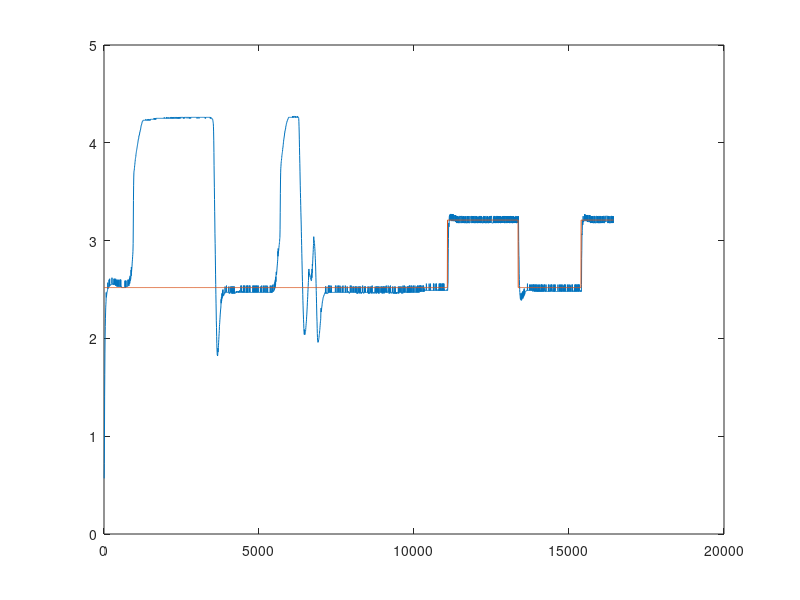

This figure's MATLAB source:
vec = [0.57
4055
2.52
0.57
4060
2.52
0.72
4065
2.52
1.00
4070
2.52
1.41
4075
2.52
1.63
4080
2.52
1.85
4085
2.52
2.00
4090
2.52
2.12
4096
2.52
2.20
4101
2.52
2.26
4106
2.52
2.32
4111
2.52
2.35
4116
2.52
2.38
4121
2.52
2.47
4126
2.52
2.42
4131
2.52
2.43
4136
2.52
2.45
4142
2.52
2.46
4147
2.52
2.47
4152
2.52
2.48
4157
2.52
2.48
4162
2.52
2.49
4167
2.52
2.50
4172
2.52
2.57
4177
2.52
2.51
4183
2.52
2.51
4188
2.52
2.52
4193
2.52
2.52
4198
2.52
2.53
4202
2.52
2.53
4208
2.52
2.53
4212
2.52
2.60
4218
2.52
2.53
4222
2.52
2.54
4229
2.52
2.54
4233
2.52
2.61
4238
2.52
2.54
4243
2.52
2.54
4248
2.52
2.54
4253
2.52
2.55
4258
2.52
2.55
4263
2.52
2.55
4269
2.52
2.55
4274
2.52
2.55
4279
2.52
2.55
4284
2.52
2.55
4289
2.52
2.55
4294
2.52
2.55
4299
2.52
2.56
4304
2.52
2.62
4310
2.52
2.62
4315
2.52
2.56
4319
2.52
2.56
4324
2.52
2.56
4329
2.52
2.56
4334
2.52
2.56
4339
2.52
2.55
4344
2.52
2.56
4349
2.52
2.55
4355
2.52
2.55
4360
2.52
2.55
4365
2.52
2.55
4370
2.52
2.61
4375
2.52
2.55
4380
2.52
2.55
4384
2.52
2.55
4389
2.52
2.61
4395
2.52
2.56
4400
2.52
2.55
4405
2.52
2.55
4410
2.52
2.55
4415
2.52
2.55
4420
2.52
2.54
4425
2.52
2.61
4430
2.52
2.60
4435
2.52
2.54
4441
2.52
2.54
4446
2.52
2.54
4451
2.52
2.54
4456
2.52
2.54
4461
2.52
2.60
4466
2.52
2.53
4471
2.52
2.53
4476
2.52
2.60
4482
2.52
2.59
4487
2.52
2.53
4492
2.52
2.53
4497
2.52
2.53
4502
2.52
2.53
4507
2.52
2.53
4512
2.52
2.53
4517
2.52
2.53
4523
2.52
2.60
4528
2.52
2.53
4533
2.52
2.53
4538
2.52
2.53
4543
2.52
2.53
4548
2.52
2.53
4553
2.52
2.53
4558
2.52
2.53
4563
2.52
2.60
4569
2.52
2.53
4574
2.52
2.53
4579
2.52
2.60
4584
2.52
2.53
4589
2.52
2.60
4594
2.52
2.60
4599
2.52
2.53
4604
2.52
2.53
4610
2.52
2.53
4615
2.52
2.53
4620
2.52
2.52
4625
2.52
2.52
4629
2.52
2.52
4634
2.52
2.52
4639
2.52
2.52
4644
2.52
2.52
4649
2.52
2.52
4655
2.52
2.52
4660
2.52
2.52
4665
2.52
2.52
4670
2.52
2.52
4675
2.52
2.52
4680
2.52
2.52
4684
2.52
2.52
4689
2.52
2.52
4695
2.52
2.52
4700
2.52
2.52
4705
2.52
2.52
4710
2.52
2.52
4715
2.52
2.52
4720
2.52
2.53
4725
2.52
2.59
4730
2.52
2.52
4736
2.52
2.52
4740
2.52
2.52
4745
2.52
2.59
4750
2.52
2.52
4755
2.52
2.53
4760
2.52
2.59
4765
2.52
2.53
4770
2.52
2.53
4775
2.52
2.53
4781
2.52
2.53
4786
2.52
2.53
4791
2.52
2.53
4795
2.52
2.53
4800
2.52
2.53
4805
2.52
2.53
4810
2.52
2.53
4815
2.52
2.53
4820
2.52
2.60
4826
2.52
2.54
4831
2.52
2.54
4836
2.52
2.54
4841
2.52
2.60
4846
2.52
2.54
4851
2.52
2.54
4856
2.52
2.54
4861
2.52
2.54
4867
2.52
2.55
4872
2.52
2.62
4877
2.52
2.56
4882
2.52
2.57
4887
2.52
2.57
4892
2.52
2.64
4897
2.52
2.59
4902
2.52
2.60
4908
2.52
2.60
4913
2.52
2.61
4918
2.52
2.62
4923
2.52
2.70
4928
2.52
2.64
4933
2.52
2.73
4938
2.52
2.68
4943
2.52
2.70
4948
2.52
2.72
4954
2.52
2.74
4959
2.52
2.77
4964
2.52
2.79
4969
2.52
2.81
4974
2.52
2.84
4979
2.52
2.86
4984
2.52
2.89
4989
2.52
2.97
4995
2.52
3.17
5000
2.52
3.41
5005
2.52
3.56
5010
2.52
3.65
5015
2.52
3.70
5020
2.52
3.71
5025
2.52
3.72
5030
2.52
3.74
5036
2.52
3.75
5040
2.52
3.77
5045
2.52
3.78
5050
2.52
3.80
5055
2.52
3.81
5060
2.52
3.83
5065
2.52
3.84
5070
2.52
3.85
5075
2.52
3.86
5081
2.52
3.88
5086
2.52
3.89
5091
2.52
3.90
5096
2.52
3.91
5100
2.52
3.92
5105
2.52
3.93
5110
2.52
3.94
5115
2.52
3.95
5121
2.52
3.96
5126
2.52
3.97
5131
2.52
3.98
5136
2.52
3.99
5141
2.52
4.00
5146
2.52
4.01
5151
2.52
4.02
5155
2.52
4.03
5160
2.52
4.04
5166
2.52
4.04
5171
2.52
4.05
5176
2.52
4.07
5181
2.52
4.07
5186
2.52
4.08
5191
2.52
4.08
5196
2.52
4.09
5201
2.52
4.10
5207
2.52
4.11
5211
2.52
4.11
5216
2.52
4.12
5221
2.52
4.13
5226
2.52
4.13
5231
2.52
4.14
5236
2.52
4.15
5241
2.52
4.16
5246
2.52
4.17
5252
2.52
4.18
5257
2.52
4.18
5262
2.52
4.19
5267
2.52
4.19
5272
2.52
4.20
5277
2.52
4.21
5282
2.52
4.21
5287
2.52
4.22
5293
2.52
4.22
5298
2.52
4.22
5303
2.52
4.22
5308
2.52
4.23
5313
2.52
4.23
5318
2.52
4.23
5323
2.52
4.23
5328
2.52
4.23
5334
2.52
4.23
5339
2.52
4.23
5344
2.52
4.23
5349
2.52
4.23
5354
2.52
4.23
5359
2.52
4.23
5364
2.52
4.23
5369
2.52
4.23
5374
2.52
4.23
5380
2.52
4.23
5385
2.52
4.23
5390
2.52
4.23
5395
2.52
4.24
5400
2.52
4.24
5405
2.52
4.23
5410
2.52
4.23
5415
2.52
4.23
5421
2.52
4.23
5426
2.52
4.23
5431
2.52
4.23
5436
2.52
4.23
5441
2.52
4.23
5446
2.52
4.24
5451
2.52
4.23
5456
2.52
4.23
5462
2.52
4.23
5466
2.52
4.23
5471
2.52
4.23
5476
2.52
4.24
5481
2.52
4.24
5486
2.52
4.23
5491
2.52
4.23
5496
2.52
4.24
5501
2.52
4.23
5507
2.52
4.23
5512
2.52
4.23
5517
2.52
4.23
5522
2.52
4.23
5527
2.52
4.23
5531
2.52
4.24
5536
2.52
4.23
5541
2.52
4.23
5547
2.52
4.24
5553
2.52
4.24
5557
2.52
4.24
5562
2.52
4.24
5567
2.52
4.24
5572
2.52
4.24
5577
2.52
4.24
5582
2.52
4.24
5587
2.52
4.24
5593
2.52
4.24
5599
2.52
4.24
5603
2.52
4.24
5609
2.52
4.24
5613
2.52
4.24
5619
2.52
4.24
5623
2.52
4.24
5628
2.52
4.24
5634
2.52
4.24
5639
2.52
4.24
5644
2.52
4.24
5649
2.52
4.24
5654
2.52
4.24
5659
2.52
4.25
5664
2.52
4.25
5669
2.52
4.24
5675
2.52
4.24
5680
2.52
4.25
5685
2.52
4.24
5690
2.52
4.25
5695
2.52
4.24
5700
2.52
4.24
5705
2.52
4.25
5710
2.52
4.24
5715
2.52
4.25
5721
2.52
4.25
5726
2.52
4.24
5731
2.52
4.25
5736
2.52
4.25
5741
2.52
4.25
5746
2.52
4.25
5751
2.52
4.25
5756
2.52
4.25
5762
2.52
4.25
5767
2.52
4.25
5772
2.52
4.25
5777
2.52
4.25
5781
2.52
4.25
5786
2.52
4.25
5791
2.52
4.25
5796
2.52
4.25
5801
2.52
4.25
5807
2.52
4.25
5812
2.52
4.25
5817
2.52
4.25
5822
2.52
4.25
5827
2.52
4.25
5832
2.52
4.25
5836
2.52
4.25
5841
2.52
4.25
5847
2.52
4.25
5852
2.52
4.25
5857
2.52
4.25
5862
2.52
4.25
5867
2.52
4.25
5872
2.52
4.25
5877
2.52
4.25
5882
2.52
4.25
5888
2.52
4.25
5893
2.52
4.25
5897
2.52
4.25
5902
2.52
4.25
5907
2.52
4.25
5912
2.52
4.25
5917
2.52
4.25
5922
2.52
4.25
5927
2.52
4.25
5933
2.52
4.25
5938
2.52
4.25
5943
2.52
4.25
5948
2.52
4.25
5953
2.52
4.25
5958
2.52
4.25
5963
2.52
4.25
5968
2.52
4.25
5974
2.52
4.25
5979
2.52
4.25
5984
2.52
4.25
5989
2.52
4.25
5994
2.52
4.26
5999
2.52
4.25
6004
2.52
4.25
6009
2.52
4.25
6014
2.52
4.25
6020
2.52
4.25
6025
2.52
4.25
6030
2.52
4.25
6035
2.52
4.25
6040
2.52
4.25
6045
2.52
4.25
6050
2.52
4.25
6055
2.52
4.25
6061
2.52
4.26
6066
2.52
4.25
6071
2.52
4.26
6076
2.52
4.26
6081
2.52
4.25
6086
2.52
4.25
6091
2.52
4.25
6096
2.52
4.25
6102
2.52
4.25
6107
2.52
4.25
6112
2.52
4.26
6117
2.52
4.25
6122
2.52
4.25
6127
2.52
4.25
6132
2.52
4.25
6137
2.52
4.25
6142
2.52
4.25
6148
2.52
4.26
6152
2.52
4.25
6157
2.52
4.25
6162
2.52
4.25
6167
2.52
4.25
6172
2.52
4.25
6177
2.52
4.25
6182
2.52
4.25
6188
2.52
4.25
6193
2.52
4.25
6198
2.52
4.26
6203
2.52
4.26
6208
2.52
4.25
6212
2.52
4.26
6217
2.52
4.25
6222
2.52
4.25
6227
2.52
4.25
6233
2.52
4.26
6238
2.52
4.26
6243
2.52
4.26
6248
2.52
4.25
6253
2.52
4.26
6258
2.52
4.25
6263
2.52
4.25
6268
2.52
4.25
6274
2.52
4.26
6279
2.52
4.25
6284
2.52
4.25
6289
2.52
4.26
6294
2.52
4.26
6299
2.52
4.25
6304
2.52
4.25
6309
2.52
4.26
6315
2.52
4.26
6320
2.52
4.26
6325
2.52
4.25
6330
2.52
4.25
6335
2.52
4.25
6340
2.52
4.25
6345
2.52
4.26
6350
2.52
4.26
6355
2.52
4.26
6361
2.52
4.25
6366
2.52
4.25
6371
2.52
4.25
6376
2.52
4.26
6381
2.52
4.25
6386
2.52
4.25
6391
2.52
4.26
6396
2.52
4.26
6402
2.52
4.26
6407
2.52
4.25
6412
2.52
4.25
6417
2.52
4.26
6422
2.52
4.25
6426
2.52
4.25
6432
2.52
4.25
6436
2.52
4.26
6443
2.52
4.26
6447
2.52
4.25
6452
2.52
4.26
6457
2.52
4.25
6462
2.52
4.26
6467
2.52
4.25
6472
2.52
4.26
6477
2.52
4.26
6482
2.52
4.26
6488
2.52
4.25
6493
2.52
4.26
6498
2.52
4.25
6503
2.52
4.26
6508
2.52
4.26
6512
2.52
4.26
6517
2.52
4.26
6522
2.52
4.26
6528
2.52
4.25
6533
2.52
4.26
6538
2.52
4.26
6543
2.52
4.26
6548
2.52
4.26
6553
2.52
4.26
6558
2.52
4.26
6562
2.52
4.26
6567
2.52
4.26
6573
2.52
4.26
6578
2.52
4.26
6583
2.52
4.26
6588
2.52
4.26
6593
2.52
4.26
6598
2.52
4.26
6603
2.52
4.25
6608
2.52
4.25
6614
2.52
4.26
6618
2.52
4.26
6623
2.52
4.25
6628
2.52
4.25
6633
2.52
4.26
6638
2.52
4.26
6643
2.52
4.26
6648
2.52
4.26
6653
2.52
4.25
6659
2.52
4.26
6664
2.52
4.26
6669
2.52
4.26
6673
2.52
4.26
6678
2.52
4.26
6683
2.52
4.26
6688
2.52
4.26
6693
2.52
4.26
6699
2.52
4.26
6704
2.52
4.26
6709
2.52
4.26
6714
2.52
4.26
6719
2.52
4.26
6724
2.52
4.26
6729
2.52
4.25
6734
2.52
4.26
6738
2.52
4.26
6744
2.52
4.26
6749
2.52
4.26
6754
2.52
4.26
6759
2.52
4.26
6764
2.52
4.26
6768
2.52
4.26
6773
2.52
4.26
6778
2.52
4.26
6784
2.52
4.26
6789
2.52
4.26
6793
2.52
4.25
6798
2.52
4.26
6803
2.52
4.25
6808
2.52
4.26
6812
2.52
4.26
6817
2.52
4.26
6822
2.52
4.26
6828
2.52
4.25
6833
2.52
4.26
6838
2.52
4.26
6842
2.52
4.26
6847
2.52
4.25
6852
2.52
4.26
6857
2.52
4.26
6862
2.52
4.26
6867
2.52
4.26
6873
2.52
4.26
6877
2.52
4.26
6882
2.52
4.26
6887
2.52
4.26
6892
2.52
4.26
6897
2.52
4.26
6902
2.52
4.26
6906
2.52
4.26
6912
2.52
4.26
6917
2.52
4.26
6922
2.52
4.26
6927
2.52
4.26
6932
2.52
4.26
6936
2.52
4.26
6941
2.52
4.26
6946
2.52
4.26
6951
2.52
4.26
6957
2.52
4.26
6962
2.52
4.26
6966
2.52
4.26
6971
2.52
4.26
6976
2.52
4.26
6981
2.52
4.26
6986
2.52
4.26
6991
2.52
4.26
6996
2.52
4.26
7001
2.52
4.26
7006
2.52
4.26
7011
2.52
4.26
7016
2.52
4.26
7021
2.52
4.26
7026
2.52
4.26
7030
2.52
4.26
7035
2.52
4.26
7041
2.52
4.26
7046
2.52
4.25
7051
2.52
4.26
7056
2.52
4.26
7061
2.52
4.26
7065
2.52
4.26
7070
2.52
4.26
7075
2.52
4.26
7080
2.52
4.25
7086
2.52
4.26
7090
2.52
4.26
7095
2.52
4.26
7100
2.52
4.26
7105
2.52
4.26
7110
2.52
4.26
7115
2.52
4.26
7119
2.52
4.25
7124
2.52
4.26
7130
2.52
4.26
7135
2.52
4.26
7140
2.52
4.26
7145
2.52
4.26
7150
2.52
4.26
7154
2.52
4.26
7159
2.52
4.26
7164
2.52
4.26
7170
2.52
4.26
7175
2.52
4.26
7180
2.52
4.26
7184
2.52
4.26
7189
2.52
4.26
7194
2.52
4.26
7199
2.52
4.26
7204
2.52
4.26
7208
2.52
4.26
7214
2.52
4.26
7219
2.52
4.26
7224
2.52
4.26
7228
2.52
4.26
7233
2.52
4.26
7238
2.52
4.26
7243
2.52
4.26
7248
2.52
4.26
7254
2.52
4.26
7258
2.52
4.26
7263
2.52
4.26
7268
2.52
4.26
7273
2.52
4.26
7278
2.52
4.26
7283
2.52
4.26
7287
2.52
4.26
7292
2.52
4.26
7298
2.52
4.26
7303
2.52
4.26
7308
2.52
4.26
7313
2.52
4.25
7318
2.52
4.26
7322
2.52
4.26
7327
2.52
4.25
7332
2.52
4.26
7337
2.52
4.26
7343
2.52
4.26
7348
2.52
4.26
7352
2.52
4.26
7357
2.52
4.26
7362
2.52
4.26
7367
2.52
4.26
7372
2.52
4.26
7377
2.52
4.26
7383
2.52
4.26
7387
2.52
4.26
7392
2.52
4.26
7397
2.52
4.26
7402
2.52
4.26
7407
2.52
4.26
7412
2.52
4.26
7416
2.52
4.26
7421
2.52
4.26
7427
2.52
4.26
7432
2.52
4.26
7437
2.52
4.26
7442
2.52
4.26
7446
2.52
4.26
7451
2.52
4.26
7456
2.52
4.26
7461
2.52
4.26
7467
2.52
4.26
7472
2.52
4.26
7476
2.52
4.25
7481
2.52
4.26
7486
2.52
4.25
7491
2.52
4.26
7496
2.52
4.26
7501
2.52
4.26
7505
2.52
4.25
7511
2.52
4.25
7516
2.52
4.25
7521
2.52
4.25
7526
2.52
4.25
7531
2.52
4.25
7536
2.52
4.25
7540
2.52
4.24
7545
2.52
4.24
7550
2.52
4.24
7556
2.52
4.24
7561
2.52
4.23
7566
2.52
4.22
7570
2.52
4.21
7575
2.52
4.20
7580
2.52
4.17
7585
2.52
4.12
7590
2.52
4.02
7596
2.52
3.90
7601
2.52
3.77
7605
2.52
3.65
7610
2.52
3.54
7615
2.52
3.42
7620
2.52
3.30
7625
2.52
3.19
7630
2.52
3.07
7634
2.52
2.97
7640
2.52
2.86
7645
2.52
2.75
7650
2.52
2.65
7654
2.52
2.55
7659
2.52
2.45
7664
2.52
2.36
7669
2.52
2.27
7674
2.52
2.18
7678
2.52
2.11
7684
2.52
2.02
7689
2.52
1.95
7694
2.52
1.89
7699
2.52
1.86
7704
2.52
1.83
7708
2.52
1.83
7713
2.52
1.82
7718
2.52
1.83
7724
2.52
1.90
7729
2.52
1.86
7734
2.52
1.88
7739
2.52
1.91
7743
2.52
1.93
7748
2.52
1.96
7753
2.52
1.99
7758
2.52
2.02
7763
2.52
2.05
7769
2.52
2.08
7774
2.52
2.12
7778
2.52
2.14
7783
2.52
2.16
7788
2.52
2.19
7793
2.52
2.21
7798
2.52
2.24
7803
2.52
2.26
7808
2.52
2.28
7813
2.52
2.30
7818
2.52
2.31
7823
2.52
2.34
7828
2.52
2.40
7833
2.52
2.36
7837
2.52
2.42
7842
2.52
2.38
7847
2.52
2.39
7853
2.52
2.46
7858
2.52
2.41
7863
2.52
2.41
7867
2.52
2.42
7872
2.52
2.48
7877
2.52
2.49
7882
2.52
2.43
7887
2.52
2.50
7892
2.52
2.44
7897
2.52
2.44
7902
2.52
2.45
7907
2.52
2.44
7912
2.52
2.44
7917
2.52
2.44
7921
2.52
2.45
7926
2.52
2.45
7931
2.52
2.46
7937
2.52
2.46
7942
2.52
2.47
7947
2.52
2.46
7952
2.52
2.47
7956
2.52
2.53
7961
2.52
2.47
7966
2.52
2.47
7971
2.52
2.47
7976
2.52
2.47
7981
2.52
2.47
7986
2.52
2.47
7991
2.52
2.47
7996
2.52
2.48
8001
2.52
2.54
8006
2.52
2.50
8010
2.52
2.47
8015
2.52
2.47
8020
2.52
2.47
8026
2.52
2.47
8031
2.52
2.47
8035
2.52
2.47
8040
2.52
2.47
8045
2.52
2.47
8050
2.52
2.47
8054
2.52
2.47
8059
2.52
2.47
8065
2.52
2.47
8070
2.52
2.47
8075
2.52
2.53
8080
2.52
2.48
8084
2.52
2.47
8089
2.52
2.46
8094
2.52
2.47
8099
2.52
2.47
8104
2.52
2.47
8110
2.52
2.46
8114
2.52
2.47
8119
2.52
2.47
8124
2.52
2.53
8129
2.52
2.47
8134
2.52
2.47
8138
2.52
2.47
8143
2.52
2.47
8148
2.52
2.47
8154
2.52
2.53
8159
2.52
2.53
8164
2.52
2.47
8169
2.52
2.46
8173
2.52
2.47
8178
2.52
2.53
8183
2.52
2.46
8188
2.52
2.46
8194
2.52
2.53
8198
2.52
2.46
8203
2.52
2.46
8208
2.52
2.46
8213
2.52
2.53
8218
2.52
2.53
8223
2.52
2.46
8227
2.52
2.46
8232
2.52
2.47
8238
2.52
2.53
8243
2.52
2.46
8248
2.52
2.46
8253
2.52
2.53
8257
2.52
2.46
8262
2.52
2.46
8267
2.52
2.46
8272
2.52
2.46
8278
2.52
2.46
8283
2.52
2.46
8288
2.52
2.47
8292
2.52
2.47
8297
2.52
2.47
8302
2.52
2.47
8307
2.52
2.47
8312
2.52
2.48
8316
2.52
2.48
8322
2.52
2.47
8327
2.52
2.48
8332
2.52
2.47
8337
2.52
2.48
8342
2.52
2.48
8346
2.52
2.47
8351
2.52
2.48
8356
2.52
2.48
8361
2.52
2.48
8367
2.52
2.48
8371
2.52
2.48
8376
2.52
2.48
8381
2.52
2.47
8386
2.52
2.47
8391
2.52
2.48
8395
2.52
2.47
8400
2.52
2.48
8406
2.52
2.47
8411
2.52
2.47
8415
2.52
2.47
8420
2.52
2.49
8425
2.52
2.48
8430
2.52
2.48
8435
2.52
2.47
8439
2.52
2.47
8444
2.52
2.47
8450
2.52
2.47
8455
2.52
2.47
8460
2.52
2.47
8465
2.52
2.54
8469
2.52
2.48
8474
2.52
2.48
8479
2.52
2.47
8484
2.52
2.47
8489
2.52
2.54
8495
2.52
2.48
8499
2.52
2.48
8504
2.52
2.47
8509
2.52
2.47
8514
2.52
2.47
8519
2.52
2.48
8524
2.52
2.47
8528
2.52
2.47
8534
2.52
2.47
8539
2.52
2.47
8544
2.52
2.47
8549
2.52
2.47
8554
2.52
2.54
8558
2.52
2.47
8563
2.52
2.51
8568
2.52
2.54
8573
2.52
2.47
8579
2.52
2.47
8584
2.52
2.47
8588
2.52
2.47
8593
2.52
2.54
8598
2.52
2.47
8603
2.52
2.47
8608
2.52
2.47
8612
2.52
2.47
8617
2.52
2.47
8623
2.52
2.47
8628
2.52
2.47
8633
2.52
2.47
8638
2.52
2.47
8642
2.52
2.48
8647
2.52
2.47
8652
2.52
2.54
8657
2.52
2.47
8663
2.52
2.47
8668
2.52
2.47
8672
2.52
2.54
8677
2.52
2.47
8682
2.52
2.47
8687
2.52
2.54
8692
2.52
2.47
8697
2.52
2.47
8701
2.52
2.47
8707
2.52
2.47
8712
2.52
2.47
8717
2.52
2.47
8721
2.52
2.47
8726
2.52
2.47
8731
2.52
2.54
8736
2.52
2.54
8741
2.52
2.52
8745
2.52
2.47
8751
2.52
2.47
8756
2.52
2.54
8761
2.52
2.54
8766
2.52
2.47
8770
2.52
2.47
8775
2.52
2.47
8780
2.52
2.47
8785
2.52
2.47
8791
2.52
2.47
8796
2.52
2.47
8800
2.52
2.47
8805
2.52
2.47
8810
2.52
2.47
8815
2.52
2.47
8820
2.52
2.47
8825
2.52
2.47
8829
2.52
2.47
8835
2.52
2.47
8840
2.52
2.47
8845
2.52
2.47
8850
2.52
2.54
8855
2.52
2.47
8859
2.52
2.47
8864
2.52
2.47
8869
2.52
2.47
8875
2.52
2.54
8880
2.52
2.47
8885
2.52
2.47
8889
2.52
2.47
8894
2.52
2.47
8899
2.52
2.47
8904
2.52
2.47
8909
2.52
2.54
8914
2.52
2.47
8919
2.52
2.47
8924
2.52
2.47
8929
2.52
2.47
8934
2.52
2.54
8939
2.52
2.47
8943
2.52
2.47
8948
2.52
2.47
8953
2.52
2.47
8958
2.52
2.47
8964
2.52
2.47
8969
2.52
2.54
8973
2.52
2.47
8978
2.52
2.47
8983
2.52
2.47
8988
2.52
2.47
8993
2.52
2.54
8998
2.52
2.47
9003
2.52
2.47
9008
2.52
2.47
9013
2.52
2.47
9018
2.52
2.47
9023
2.52
2.53
9028
2.52
2.54
9032
2.52
2.47
9037
2.52
2.47
9042
2.52
2.47
9048
2.52
2.47
9053
2.52
2.47
9057
2.52
2.47
9062
2.52
2.47
9067
2.52
2.47
9072
2.52
2.47
9076
2.52
2.47
9081
2.52
2.47
9086
2.52
2.47
9092
2.52
2.47
9097
2.52
2.53
9101
2.52
2.47
9106
2.52
2.47
9111
2.52
2.47
9116
2.52
2.47
9121
2.52
2.47
9126
2.52
2.47
9131
2.52
2.47
9136
2.52
2.54
9141
2.52
2.47
9146
2.52
2.47
9151
2.52
2.47
9156
2.52
2.47
9160
2.52
2.47
9165
2.52
2.47
9170
2.52
2.47
9176
2.52
2.47
9181
2.52
2.47
9185
2.52
2.47
9190
2.52
2.54
9195
2.52
2.47
9200
2.52
2.47
9205
2.52
2.47
9210
2.52
2.47
9214
2.52
2.47
9220
2.52
2.47
9225
2.52
2.47
9230
2.52
2.47
9235
2.52
2.53
9240
2.52
2.54
9244
2.52
2.47
9249
2.52
2.47
9254
2.52
2.47
9260
2.52
2.47
9265
2.52
2.47
9270
2.52
2.47
9274
2.52
2.54
9279
2.52
2.47
9284
2.52
2.47
9289
2.52
2.47
9294
2.52
2.47
9299
2.52
2.47
9304
2.52
2.47
9309
2.52
2.54
9314
2.52
2.47
9319
2.52
2.47
9324
2.52
2.47
9329
2.52
2.53
9333
2.52
2.47
9338
2.52
2.47
9344
2.52
2.47
9349
2.52
2.47
9354
2.52
2.47
9358
2.52
2.47
9363
2.52
2.47
9368
2.52
2.47
9373
2.52
2.47
9378
2.52
2.47
9383
2.52
2.47
9388
2.52
2.47
9393
2.52
2.47
9398
2.52
2.47
9403
2.52
2.47
9408
2.52
2.47
9412
2.52
2.54
9417
2.52
2.47
9422
2.52
2.47
9427
2.52
2.47
9432
2.52
2.48
9437
2.52
2.47
9442
2.52
2.54
9447
2.52
2.47
9452
2.52
2.47
9457
2.52
2.48
9461
2.52
2.47
9466
2.52
2.48
9472
2.52
2.47
9477
2.52
2.47
9482
2.52
2.48
9486
2.52
2.54
9491
2.52
2.48
9496
2.52
2.48
9501
2.52
2.55
9506
2.52
2.48
9511
2.52
2.48
9516
2.52
2.48
9521
2.52
2.48
9526
2.52
2.49
9531
2.52
2.49
9536
2.52
2.49
9541
2.52
2.49
9545
2.52
2.56
9550
2.52
2.50
9555
2.52
2.51
9561
2.52
2.51
9566
2.52
2.58
9571
2.52
2.52
9575
2.52
2.60
9580
2.52
2.54
9585
2.52
2.55
9590
2.52
2.63
9595
2.52
2.58
9601
2.52
2.66
9606
2.52
2.68
9610
2.52
2.68
9615
2.52
2.65
9620
2.52
2.67
9625
2.52
2.69
9630
2.52
2.71
9635
2.52
2.73
9639
2.52
2.75
9645
2.52
2.77
9650
2.52
2.79
9655
2.52
2.81
9660
2.52
2.89
9665
2.52
2.84
9669
2.52
2.92
9674
2.52
2.87
9679
2.52
2.89
9684
2.52
2.90
9690
2.52
2.92
9695
2.52
2.93
9699
2.52
2.95
9704
2.52
2.96
9709
2.52
2.98
9714
2.52
2.99
9719
2.52
3.02
9724
2.52
3.03
9729
2.52
3.11
9734
2.52
3.29
9739
2.52
3.48
9744
2.52
3.62
9749
2.52
3.70
9754
2.52
3.74
9758
2.52
3.76
9763
2.52
3.79
9768
2.52
3.81
9774
2.52
3.82
9779
2.52
3.84
9784
2.52
3.85
9788
2.52
3.87
9793
2.52
3.88
9798
2.52
3.89
9803
2.52
3.90
9807
2.52
3.91
9812
2.52
3.93
9818
2.52
3.95
9823
2.52
3.95
9828
2.52
3.97
9832
2.52
3.98
9837
2.52
4.00
9842
2.52
4.01
9847
2.52
4.03
9852
2.52
4.04
9858
2.52
4.05
9862
2.52
4.06
9867
2.52
4.07
9872
2.52
4.08
9877
2.52
4.10
9882
2.52
4.10
9887
2.52
4.12
9891
2.52
4.12
9896
2.52
4.13
9902
2.52
4.14
9907
2.52
4.14
9912
2.52
4.16
9917
2.52
4.17
9922
2.52
4.17
9927
2.52
4.18
9931
2.52
4.19
9936
2.52
4.20
9942
2.52
4.20
9947
2.52
4.21
9952
2.52
4.22
9957
2.52
4.22
9961
2.52
4.22
9966
2.52
4.23
9971
2.52
4.23
9976
2.52
4.24
9981
2.52
4.24
9987
2.52
4.24
9992
2.52
4.25
9996
2.52
4.25
10001
2.52
4.26
10006
2.52
4.26
10011
2.52
4.26
10016
2.52
4.26
10021
2.52
4.26
10027
2.52
4.26
10032
2.52
4.26
10037
2.52
4.26
10041
2.52
4.26
10046
2.52
4.26
10051
2.52
4.26
10056
2.52
4.26
10061
2.52
4.26
10066
2.52
4.26
10072
2.52
4.26
10077
2.52
4.26
10081
2.52
4.26
10086
2.52
4.26
10091
2.52
4.26
10096
2.52
4.26
10101
2.52
4.26
10106
2.52
4.26
10112
2.52
4.26
10117
2.52
4.26
10121
2.52
4.26
10126
2.52
4.26
10131
2.52
4.27
10136
2.52
4.26
10141
2.52
4.27
10146
2.52
4.26
10151
2.52
4.27
10157
2.52
4.26
10161
2.52
4.26
10166
2.52
4.26
10171
2.52
4.27
10176
2.52
4.27
10181
2.52
4.27
10186
2.52
4.27
10191
2.52
4.27
10196
2.52
4.27
10202
2.52
4.26
10206
2.52
4.26
10211
2.52
4.26
10216
2.52
4.26
10221
2.52
4.27
10226
2.52
4.26
10231
2.52
4.27
10236
2.52
4.26
10242
2.52
4.26
10247
2.52
4.26
10251
2.52
4.26
10256
2.52
4.26
10261
2.52
4.26
10266
2.52
4.26
10271
2.52
4.26
10276
2.52
4.27
10281
2.52
4.27
10287
2.52
4.26
10291
2.52
4.26
10296
2.52
4.27
10301
2.52
4.26
10306
2.52
4.26
10311
2.52
4.26
10316
2.52
4.26
10321
2.52
4.26
10327
2.52
4.26
10331
2.52
4.25
10336
2.52
4.22
10341
2.52
4.17
10346
2.52
4.11
10351
2.52
4.03
10356
2.52
3.95
10361
2.52
3.87
10366
2.52
3.79
10372
2.52
3.71
10377
2.52
3.64
10381
2.52
3.56
10386
2.52
3.49
10391
2.52
3.43
10396
2.52
3.36
10401
2.52
3.29
10406
2.52
3.22
10412
2.52
3.16
10417
2.52
3.09
10421
2.52
3.02
10426
2.52
2.95
10431
2.52
2.87
10436
2.52
2.80
10441
2.52
2.73
10446
2.52
2.65
10451
2.52
2.58
10457
2.52
2.52
10462
2.52
2.45
10467
2.52
2.39
10471
2.52
2.34
10476
2.52
2.28
10481
2.52
2.24
10486
2.52
2.19
10491
2.52
2.15
10497
2.52
2.10
10502
2.52
2.07
10507
2.52
2.06
10511
2.52
2.04
10516
2.52
2.09
10521
2.52
2.04
10526
2.52
2.04
10531
2.52
2.04
10536
2.52
2.04
10542
2.52
2.05
10547
2.52
2.06
10551
2.52
2.07
10556
2.52
2.09
10561
2.52
2.11
10566
2.52
2.13
10571
2.52
2.15
10576
2.52
2.17
10582
2.52
2.19
10587
2.52
2.22
10591
2.52
2.24
10596
2.52
2.27
10601
2.52
2.30
10606
2.52
2.33
10611
2.52
2.37
10616
2.52
2.40
10621
2.52
2.43
10627
2.52
2.47
10631
2.52
2.50
10636
2.52
2.53
10641
2.52
2.57
10646
2.52
2.59
10651
2.52
2.68
10656
2.52
2.63
10661
2.52
2.71
10665
2.52
2.65
10671
2.52
2.66
10676
2.52
2.66
10681
2.52
2.66
10686
2.52
2.65
10691
2.52
2.65
10696
2.52
2.65
10701
2.52
2.64
10706
2.52
2.62
10712
2.52
2.61
10716
2.52
2.61
10721
2.52
2.61
10726
2.52
2.60
10731
2.52
2.60
10736
2.52
2.59
10741
2.52
2.59
10746
2.52
2.60
10752
2.52
2.67
10756
2.52
2.62
10761
2.52
2.71
10766
2.52
2.67
10771
2.52
2.76
10776
2.52
2.74
10781
2.52
2.77
10786
2.52
2.81
10791
2.52
2.85
10797
2.52
2.88
10802
2.52
2.91
10806
2.52
2.95
10811
2.52
2.97
10816
2.52
3.04
10821
2.52
3.00
10826
2.52
3.00
10831
2.52
3.00
10836
2.52
2.98
10842
2.52
2.97
10846
2.52
2.94
10851
2.52
2.92
10856
2.52
2.89
10861
2.52
2.85
10866
2.52
2.82
10871
2.52
2.78
10876
2.52
2.73
10882
2.52
2.68
10886
2.52
2.62
10891
2.52
2.56
10896
2.52
2.49
10901
2.52
2.43
10906
2.52
2.36
10911
2.52
2.29
10916
2.52
2.22
10921
2.52
2.17
10927
2.52
2.10
10932
2.52
2.05
10936
2.52
2.01
10941
2.52
1.98
10946
2.52
1.97
10951
2.52
1.96
10956
2.52
1.96
10961
2.52
1.98
10967
2.52
1.97
10972
2.52
1.98
10976
2.52
1.99
10981
2.52
2.00
10986
2.52
2.01
10991
2.52
2.03
10996
2.52
2.04
11001
2.52
2.05
11006
2.52
2.08
11012
2.52
2.09
11017
2.52
2.11
11021
2.52
2.13
11026
2.52
2.15
11031
2.52
2.17
11036
2.52
2.18
11041
2.52
2.20
11046
2.52
2.28
11052
2.52
2.31
11057
2.52
2.27
11061
2.52
2.28
11066
2.52
2.29
11071
2.52
2.31
11076
2.52
2.32
11081
2.52
2.33
11086
2.52
2.35
11091
2.52
2.36
11096
2.52
2.38
11101
2.52
2.38
11106
2.52
2.39
11111
2.52
2.40
11116
2.52
2.41
11121
2.52
2.42
11126
2.52
2.42
11131
2.52
2.43
11137
2.52
2.43
11142
2.52
2.44
11146
2.52
2.44
11151
2.52
2.44
11156
2.52
2.45
11161
2.52
2.45
11166
2.52
2.46
11171
2.52
2.46
11176
2.52
2.46
11182
2.52
2.46
11186
2.52
2.47
11191
2.52
2.46
11196
2.52
2.53
11201
2.52
2.47
11206
2.52
2.53
11211
2.52
2.47
11216
2.52
2.46
11222
2.52
2.46
11226
2.52
2.46
11231
2.52
2.46
11236
2.52
2.47
11241
2.52
2.46
11246
2.52
2.46
11251
2.52
2.46
11256
2.52
2.46
11261
2.52
2.46
11266
2.52
2.46
11271
2.52
2.46
11276
2.52
2.46
11281
2.52
2.53
11286
2.52
2.47
11291
2.52
2.47
11296
2.52
2.54
11301
2.52
2.47
11305
2.52
2.54
11311
2.52
2.47
11316
2.52
2.47
11321
2.52
2.47
11326
2.52
2.47
11331
2.52
2.48
11336
2.52
2.54
11340
2.52
2.47
11345
2.52
2.47
11351
2.52
2.47
11356
2.52
2.49
11361
2.52
2.47
11365
2.52
2.47
11370
2.52
2.47
11375
2.52
2.54
11380
2.52
2.47
11385
2.52
2.53
11390
2.52
2.47
11395
2.52
2.47
11400
2.52
2.47
11405
2.52
2.47
11410
2.52
2.47
11415
2.52
2.47
11420
2.52
2.47
11425
2.52
2.47
11429
2.52
2.47
11435
2.52
2.47
11440
2.52
2.47
11445
2.52
2.47
11450
2.52
2.47
11455
2.52
2.47
11460
2.52
2.47
11464
2.52
2.47
11469
2.52
2.47
11474
2.52
2.47
11480
2.52
2.47
11485
2.52
2.47
11490
2.52
2.47
11495
2.52
2.47
11500
2.52
2.47
11504
2.52
2.47
11509
2.52
2.47
11514
2.52
2.54
11520
2.52
2.54
11525
2.52
2.47
11530
2.52
2.47
11535
2.52
2.47
11540
2.52
2.47
11544
2.52
2.47
11549
2.52
2.47
11554
2.52
2.47
11559
2.52
2.47
11565
2.52
2.47
11570
2.52
2.54
11575
2.52
2.47
11580
2.52
2.47
11584
2.52
2.47
11589
2.52
2.47
11594
2.52
2.47
11599
2.52
2.47
11604
2.52
2.47
11610
2.52
2.47
11615
2.52
2.54
11620
2.52
2.53
11624
2.52
2.47
11629
2.52
2.47
11634
2.52
2.47
11639
2.52
2.47
11644
2.52
2.47
11650
2.52
2.47
11655
2.52
2.47
11660
2.52
2.54
11664
2.52
2.47
11669
2.52
2.47
11674
2.52
2.47
11679
2.52
2.47
11684
2.52
2.47
11689
2.52
2.53
11695
2.52
2.47
11700
2.52
2.47
11704
2.52
2.47
11709
2.52
2.47
11714
2.52
2.47
11719
2.52
2.47
11724
2.52
2.47
11729
2.52
2.47
11735
2.52
2.47
11740
2.52
2.47
11744
2.52
2.53
11749
2.52
2.47
11754
2.52
2.47
11759
2.52
2.54
11764
2.52
2.47
11769
2.52
2.47
11774
2.52
2.47
11780
2.52
2.47
11784
2.52
2.47
11789
2.52
2.47
11794
2.52
2.47
11799
2.52
2.47
11804
2.52
2.47
11809
2.52
2.47
11814
2.52
2.47
11820
2.52
2.47
11824
2.52
2.47
11829
2.52
2.47
11834
2.52
2.54
11839
2.52
2.47
11844
2.52
2.47
11849
2.52
2.53
11854
2.52
2.47
11859
2.52
2.47
11864
2.52
2.47
11869
2.52
2.47
11874
2.52
2.47
11879
2.52
2.47
11884
2.52
2.47
11889
2.52
2.47
11894
2.52
2.47
11899
2.52
2.53
11904
2.52
2.47
11909
2.52
2.47
11914
2.52
2.47
11919
2.52
2.47
11924
2.52
2.47
11929
2.52
2.47
11934
2.52
2.47
11939
2.52
2.48
11943
2.52
2.47
11949
2.52
2.47
11954
2.52
2.47
11959
2.52
2.47
11964
2.52
2.46
11969
2.52
2.47
11974
2.52
2.47
11979
2.52
2.47
11984
2.52
2.47
11988
2.52
2.47
11994
2.52
2.54
11999
2.52
2.47
12004
2.52
2.47
12009
2.52
2.47
12014
2.52
2.47
12019
2.52
2.47
12024
2.52
2.54
12028
2.52
2.47
12034
2.52
2.47
12039
2.52
2.47
12044
2.52
2.47
12049
2.52
2.47
12054
2.52
2.47
12059
2.52
2.47
12064
2.52
2.47
12068
2.52
2.47
12073
2.52
2.47
12079
2.52
2.53
12084
2.52
2.47
12089
2.52
2.47
12094
2.52
2.53
12099
2.52
2.53
12104
2.52
2.47
12108
2.52
2.47
12113
2.52
2.47
12119
2.52
2.47
12124
2.52
2.47
12129
2.52
2.47
12134
2.52
2.47
12139
2.52
2.47
12144
2.52
2.47
12148
2.52
2.53
12153
2.52
2.47
12158
2.52
2.53
12164
2.52
2.47
12169
2.52
2.47
12174
2.52
2.47
12179
2.52
2.47
12184
2.52
2.53
12188
2.52
2.53
12193
2.52
2.47
12198
2.52
2.47
12204
2.52
2.46
12209
2.52
2.47
12214
2.52
2.53
12219
2.52
2.47
12224
2.52
2.46
12228
2.52
2.47
12233
2.52
2.47
12238
2.52
2.46
12243
2.52
2.46
12249
2.52
2.47
12254
2.52
2.47
12259
2.52
2.47
12264
2.52
2.47
12268
2.52
2.53
12273
2.52
2.47
12278
2.52
2.53
12283
2.52
2.47
12289
2.52
2.47
12294
2.52
2.47
12299
2.52
2.46
12304
2.52
2.53
12308
2.52
2.47
12313
2.52
2.47
12318
2.52
2.47
12323
2.52
2.47
12328
2.52
2.53
12334
2.52
2.47
12339
2.52
2.46
12344
2.52
2.47
12348
2.52
2.47
12353
2.52
2.47
12358
2.52
2.46
12363
2.52
2.47
12368
2.52
2.47
12374
2.52
2.47
12379
2.52
2.47
12384
2.52
2.47
12388
2.52
2.47
12393
2.52
2.54
12398
2.52
2.47
12403
2.52
2.47
12408
2.52
2.47
12413
2.52
2.47
12419
2.52
2.47
12424
2.52
2.47
12428
2.52
2.46
12433
2.52
2.47
12438
2.52
2.47
12443
2.52
2.47
12448
2.52
2.53
12453
2.52
2.47
12459
2.52
2.47
12464
2.52
2.47
12468
2.52
2.47
12473
2.52
2.53
12478
2.52
2.47
12483
2.52
2.53
12488
2.52
2.47
12493
2.52
2.47
12498
2.52
2.47
12504
2.52
2.47
12508
2.52
2.47
12513
2.52
2.47
12518
2.52
2.47
12523
2.52
2.47
12528
2.52
2.47
12533
2.52
2.47
12538
2.52
2.47
12544
2.52
2.47
12548
2.52
2.47
12553
2.52
2.49
12558
2.52
2.47
12563
2.52
2.53
12568
2.52
2.53
12573
2.52
2.47
12578
2.52
2.46
12583
2.52
2.47
12588
2.52
2.46
12593
2.52
2.47
12598
2.52
2.53
12603
2.52
2.47
12608
2.52
2.46
12612
2.52
2.47
12617
2.52
2.47
12622
2.52
2.47
12627
2.52
2.46
12633
2.52
2.47
12637
2.52
2.47
12642
2.52
2.53
12647
2.52
2.47
12652
2.52
2.47
12657
2.52
2.47
12662
2.52
2.47
12666
2.52
2.47
12672
2.52
2.47
12677
2.52
2.53
12682
2.52
2.46
12687
2.52
2.46
12692
2.52
2.47
12697
2.52
2.47
12702
2.52
2.54
12706
2.52
2.47
12711
2.52
2.47
12717
2.52
2.47
12722
2.52
2.47
12727
2.52
2.46
12732
2.52
2.47
12737
2.52
2.47
12742
2.52
2.47
12746
2.52
2.47
12751
2.52
2.47
12756
2.52
2.47
12762
2.52
2.47
12767
2.52
2.46
12772
2.52
2.47
12777
2.52
2.47
12782
2.52
2.47
12786
2.52
2.47
12791
2.52
2.47
12796
2.52
2.53
12802
2.52
2.47
12807
2.52
2.52
12812
2.52
2.47
12817
2.52
2.47
12822
2.52
2.46
12826
2.52
2.47
12831
2.52
2.53
12836
2.52
2.48
12841
2.52
2.53
12847
2.52
2.46
12852
2.52
2.47
12857
2.52
2.47
12862
2.52
2.47
12866
2.52
2.47
12871
2.52
2.47
12876
2.52
2.53
12881
2.52
2.47
12887
2.52
2.53
12892
2.52
2.47
12897
2.52
2.47
12902
2.52
2.53
12906
2.52
2.46
12911
2.52
2.47
12916
2.52
2.47
12921
2.52
2.46
12926
2.52
2.46
12932
2.52
2.47
12937
2.52
2.47
12942
2.52
2.47
12946
2.52
2.53
12951
2.52
2.51
12956
2.52
2.47
12961
2.52
2.47
12966
2.52
2.47
12972
2.52
2.47
12977
2.52
2.47
12982
2.52
2.47
12986
2.52
2.53
12991
2.52
2.47
12996
2.52
2.47
13001
2.52
2.53
13006
2.52
2.47
13011
2.52
2.47
13017
2.52
2.47
13022
2.52
2.46
13026
2.52
2.49
13031
2.52
2.47
13036
2.52
2.53
13041
2.52
2.53
13046
2.52
2.46
13051
2.52
2.47
13057
2.52
2.47
13062
2.52
2.47
13066
2.52
2.53
13071
2.52
2.47
13076
2.52
2.47
13081
2.52
2.53
13086
2.52
2.46
13091
2.52
2.53
13096
2.52
2.47
13102
2.52
2.47
13106
2.52
2.47
13111
2.52
2.47
13116
2.52
2.47
13121
2.52
2.47
13126
2.52
2.53
13131
2.52
2.53
13136
2.52
2.47
13142
2.52
2.47
13146
2.52
2.47
13151
2.52
2.47
13156
2.52
2.54
13161
2.52
2.47
13166
2.52
2.47
13171
2.52
2.49
13176
2.52
2.47
13181
2.52
2.47
13186
2.52
2.47
13191
2.52
2.47
13196
2.52
2.47
13201
2.52
2.47
13206
2.52
2.47
13211
2.52
2.47
13216
2.52
2.54
13221
2.52
2.53
13225
2.52
2.47
13231
2.52
2.47
13236
2.52
2.47
13241
2.52
2.46
13246
2.52
2.46
13251
2.52
2.46
13256
2.52
2.47
13261
2.52
2.47
13265
2.52
2.53
13271
2.52
2.46
13276
2.52
2.52
13281
2.52
2.47
13286
2.52
2.47
13291
2.52
2.54
13296
2.52
2.47
13301
2.52
2.47
13305
2.52
2.47
13310
2.52
2.47
13316
2.52
2.47
13321
2.52
2.47
13326
2.52
2.47
13331
2.52
2.47
13336
2.52
2.46
13341
2.52
2.46
13345
2.52
2.47
13350
2.52
2.47
13356
2.52
2.53
13361
2.52
2.47
13366
2.52
2.47
13371
2.52
2.47
13376
2.52
2.47
13381
2.52
2.47
13385
2.52
2.46
13390
2.52
2.46
13395
2.52
2.47
13401
2.52
2.46
13406
2.52
2.53
13411
2.52
2.53
13416
2.52
2.47
13421
2.52
2.46
13425
2.52
2.47
13430
2.52
2.47
13435
2.52
2.46
13441
2.52
2.46
13446
2.52
2.53
13451
2.52
2.47
13456
2.52
2.46
13461
2.52
2.46
13465
2.52
2.47
13470
2.52
2.46
13475
2.52
2.46
13480
2.52
2.47
13486
2.52
2.46
13491
2.52
2.47
13496
2.52
2.47
13501
2.52
2.46
13505
2.52
2.47
13510
2.52
2.47
13515
2.52
2.47
13520
2.52
2.47
13526
2.52
2.47
13531
2.52
2.47
13536
2.52
2.47
13541
2.52
2.46
13545
2.52
2.53
13550
2.52
2.47
13555
2.52
2.47
13560
2.52
2.46
13565
2.52
2.47
13571
2.52
2.53
13576
2.52
2.47
13581
2.52
2.47
13585
2.52
2.47
13590
2.52
2.47
13595
2.52
2.53
13600
2.52
2.53
13605
2.52
2.47
13611
2.52
2.47
13616
2.52
2.47
13621
2.52
2.47
13625
2.52
2.53
13630
2.52
2.47
13635
2.52
2.47
13640
2.52
2.47
13645
2.52
2.47
13650
2.52
2.46
13656
2.52
2.47
13661
2.52
2.53
13665
2.52
2.47
13670
2.52
2.47
13675
2.52
2.47
13680
2.52
2.47
13685
2.52
2.46
13690
2.52
2.46
13696
2.52
2.54
13701
2.52
2.53
13705
2.52
2.47
13710
2.52
2.47
13715
2.52
2.47
13720
2.52
2.47
13725
2.52
2.53
13730
2.52
2.47
13735
2.52
2.47
13741
2.52
2.54
13745
2.52
2.47
13750
2.52
2.47
13755
2.52
2.47
13760
2.52
2.47
13765
2.52
2.47
13770
2.52
2.47
13775
2.52
2.47
13780
2.52
2.47
13785
2.52
2.53
13790
2.52
2.53
13795
2.52
2.47
13800
2.52
2.47
13805
2.52
2.47
13810
2.52
2.47
13815
2.52
2.47
13820
2.52
2.47
13825
2.52
2.47
13830
2.52
2.48
13835
2.52
2.47
13840
2.52
2.53
13845
2.52
2.47
13850
2.52
2.53
13855
2.52
2.47
13859
2.52
2.47
13864
2.52
2.53
13870
2.52
2.47
13875
2.52
2.47
13880
2.52
2.47
13884
2.52
2.53
13889
2.52
2.47
13894
2.52
2.47
13899
2.52
2.54
13904
2.52
2.47
13908
2.52
2.54
13914
2.52
2.47
13919
2.52
2.47
13924
2.52
2.47
13929
2.52
2.47
13934
2.52
2.47
13939
2.52
2.52
13944
2.52
2.47
13948
2.52
2.47
13954
2.52
2.54
13959
2.52
2.47
13964
2.52
2.47
13969
2.52
2.47
13974
2.52
2.47
13979
2.52
2.54
13984
2.52
2.53
13988
2.52
2.47
13993
2.52
2.47
13999
2.52
2.47
14004
2.52
2.47
14009
2.52
2.47
14014
2.52
2.47
14019
2.52
2.53
14024
2.52
2.47
14028
2.52
2.47
14033
2.52
2.54
14039
2.52
2.47
14044
2.52
2.47
14049
2.52
2.47
14054
2.52
2.47
14059
2.52
2.47
14064
2.52
2.47
14068
2.52
2.47
14073
2.52
2.47
14078
2.52
2.54
14084
2.52
2.53
14089
2.52
2.47
14094
2.52
2.47
14099
2.52
2.47
14104
2.52
2.47
14108
2.52
2.47
14113
2.52
2.47
14118
2.52
2.47
14124
2.52
2.47
14129
2.52
2.53
14134
2.52
2.47
14139
2.52
2.47
14144
2.52
2.47
14148
2.52
2.47
14153
2.52
2.47
14158
2.52
2.47
14163
2.52
2.54
14169
2.52
2.47
14174
2.52
2.47
14179
2.52
2.47
14184
2.52
2.47
14188
2.52
2.54
14193
2.52
2.47
14198
2.52
2.47
14203
2.52
2.47
14209
2.52
2.47
14214
2.52
2.47
14219
2.52
2.47
14224
2.52
2.47
14228
2.52
2.48
14233
2.52
2.54
14238
2.52
2.48
14243
2.52
2.54
14248
2.52
2.48
14254
2.52
2.54
14259
2.52
2.48
14264
2.52
2.54
14268
2.52
2.48
14273
2.52
2.51
14278
2.52
2.48
14283
2.52
2.48
14288
2.52
2.48
14294
2.52
2.48
14299
2.52
2.48
14304
2.52
2.54
14308
2.52
2.48
14313
2.52
2.48
14318
2.52
2.48
14323
2.52
2.48
14328
2.52
2.48
14333
2.52
2.48
14339
2.52
2.49
14344
2.52
2.54
14348
2.52
2.48
14353
2.52
2.54
14358
2.52
2.48
14363
2.52
2.53
14368
2.52
2.48
14373
2.52
2.48
14379
2.52
2.48
14383
2.52
2.48
14388
2.52
2.48
14393
2.52
2.51
14398
2.52
2.49
14403
2.52
2.49
14408
2.52
2.49
14413
2.52
2.49
14418
2.52
2.49
14423
2.52
2.49
14428
2.52
2.49
14433
2.52
2.49
14438
2.52
2.49
14443
2.52
2.49
14448
2.52
2.56
14453
2.52
2.55
14458
2.52
2.49
14462
2.52
2.49
14468
2.52
2.49
14473
2.52
2.49
14478
2.52
2.49
14483
2.52
2.49
14488
2.52
2.49
14493
2.52
2.49
14498
2.52
2.49
14502
2.52
2.49
14508
2.52
2.49
14513
2.52
2.49
14518
2.52
2.49
14523
2.52
2.49
14528
2.52
2.49
14533
2.52
2.49
14537
2.52
2.56
14542
2.52
2.55
14547
2.52
2.49
14553
2.52
2.49
14558
2.52
2.50
14563
2.52
2.49
14568
2.52
2.49
14573
2.52
2.49
14577
2.52
2.49
14582
2.52
2.56
14587
2.52
2.49
14593
2.52
2.49
14598
2.52
2.49
14603
2.52
2.49
14608
2.52
2.49
14613
2.52
2.49
14617
2.52
2.49
14622
2.52
2.49
14627
2.52
2.49
14632
2.52
2.49
14638
2.52
2.49
14643
2.52
2.49
14648
2.52
2.49
14652
2.52
2.49
14657
2.52
2.49
14662
2.52
2.49
14667
2.52
2.49
14672
2.52
2.49
14678
2.52
2.56
14683
2.52
2.49
14688
2.52
2.49
14692
2.52
2.56
14697
2.52
2.50
14702
2.52
2.49
14707
2.52
2.49
14712
2.52
2.49
14717
2.52
2.49
14723
2.52
2.49
14728
2.52
2.49
14732
2.52
2.49
14737
2.52
2.49
14742
2.52
2.49
14747
2.52
2.49
14752
2.52
2.49
14757
2.52
2.56
14763
2.52
2.49
14768
2.52
2.49
14772
2.52
2.56
14777
2.52
2.49
14782
2.52
2.49
14787
2.52
2.49
14792
2.52
2.49
14797
2.52
2.49
14802
2.52
2.49
14808
2.52
2.49
14812
2.52
2.49
14817
2.52
2.49
14822
2.52
2.50
14827
2.52
2.49
14832
2.52
2.49
14837
2.52
2.49
14842
2.52
2.49
14848
2.52
2.49
14852
2.52
2.50
14857
2.52
2.49
14862
2.52
2.56
14867
2.52
2.49
14872
2.52
2.56
14877
2.52
2.49
14882
2.52
2.49
14887
2.52
2.49
14892
2.52
2.49
14897
2.52
2.49
14902
2.52
2.56
14907
2.52
2.49
14912
2.52
2.56
14917
2.52
2.49
14922
2.52
2.49
14927
2.52
2.49
14931
2.52
2.50
14937
2.52
2.49
14942
2.52
2.49
14947
2.52
2.49
14952
2.52
2.56
14957
2.52
2.49
14962
2.52
2.56
14967
2.52
2.49
14971
2.52
2.49
14977
2.52
2.49
14982
2.52
2.49
14987
2.52
2.56
14992
2.52
2.49
14996
2.52
2.56
15001
2.52
2.49
15006
2.52
2.49
15011
2.52
2.49
15016
2.52
2.56
15021
2.52
2.49
15026
2.52
2.49
15031
2.52
2.49
15036
2.52
2.50
15041
2.52
2.49
15046
2.52
2.49
15050
2.52
2.49
15055
2.52
2.49
15060
2.52
2.49
15066
2.52
2.49
15071
2.52
2.49
15076
2.52
2.49
15081
2.52
2.49
15086
2.52
2.49
15090
2.52
2.49
15095
2.52
2.49
15100
2.52
2.49
15106
2.52
2.49
15111
2.52
2.50
15116
2.52
2.49
15121
2.52
2.49
15126
2.52
2.49
15130
2.52
2.49
15136
3.21
2.49
15140
3.21
2.55
15147
3.21
2.56
15152
3.21
2.77
15156
3.21
2.92
15161
3.21
3.02
15166
3.21
3.14
15171
3.21
3.18
15176
3.21
3.14
15181
3.21
3.16
15186
3.21
3.24
15192
3.21
3.25
15197
3.21
3.26
15202
3.21
3.26
15207
3.21
3.20
15212
3.21
3.21
15217
3.21
3.27
15222
3.21
3.21
15226
3.21
3.25
15232
3.21
3.27
15237
3.21
3.27
15242
3.21
3.27
15247
3.21
3.21
15252
3.21
3.27
15257
3.21
3.27
15262
3.21
3.20
15267
3.21
3.21
15272
3.21
3.21
15278
3.21
3.20
15283
3.21
3.27
15288
3.21
3.20
15293
3.21
3.27
15298
3.21
3.20
15303
3.21
3.26
15308
3.21
3.20
15313
3.21
3.21
15319
3.21
3.27
15324
3.21
3.21
15329
3.21
3.20
15334
3.21
3.20
15339
3.21
3.20
15344
3.21
3.26
15349
3.21
3.22
15354
3.21
3.20
15360
3.21
3.20
15365
3.21
3.20
15370
3.21
3.20
15375
3.21
3.26
15380
3.21
3.20
15385
3.21
3.26
15390
3.21
3.19
15395
3.21
3.26
15400
3.21
3.19
15406
3.21
3.19
15411
3.21
3.19
15416
3.21
3.25
15421
3.21
3.25
15426
3.21
3.18
15431
3.21
3.18
15436
3.21
3.25
15441
3.21
3.18
15447
3.21
3.25
15452
3.21
3.19
15457
3.21
3.18
15462
3.21
3.18
15467
3.21
3.25
15472
3.21
3.25
15477
3.21
3.18
15481
3.21
3.18
15486
3.21
3.24
15492
3.21
3.18
15497
3.21
3.18
15502
3.21
3.18
15507
3.21
3.18
15512
3.21
3.25
15517
3.21
3.25
15522
3.21
3.25
15527
3.21
3.18
15533
3.21
3.18
15538
3.21
3.18
15543
3.21
3.18
15547
3.21
3.24
15552
3.21
3.25
15557
3.21
3.25
15562
3.21
3.24
15567
3.21
3.25
15572
3.21
3.25
15578
3.21
3.18
15583
3.21
3.18
15588
3.21
3.18
15593
3.21
3.25
15598
3.21
3.25
15603
3.21
3.25
15608
3.21
3.24
15613
3.21
3.18
15619
3.21
3.18
15624
3.21
3.24
15629
3.21
3.18
15634
3.21
3.25
15639
3.21
3.20
15644
3.21
3.18
15649
3.21
3.18
15653
3.21
3.25
15660
3.21
3.18
15665
3.21
3.25
15670
3.21
3.19
15675
3.21
3.18
15680
3.21
3.18
15685
3.21
3.18
15690
3.21
3.18
15695
3.21
3.24
15699
3.21
3.19
15706
3.21
3.18
15710
3.21
3.18
15716
3.21
3.25
15720
3.21
3.18
15725
3.21
3.18
15730
3.21
3.18
15735
3.21
3.18
15740
3.21
3.18
15746
3.21
3.18
15751
3.21
3.18
15756
3.21
3.25
15761
3.21
3.24
15766
3.21
3.18
15771
3.21
3.18
15776
3.21
3.25
15781
3.21
3.18
15787
3.21
3.18
15792
3.21
3.18
15797
3.21
3.25
15802
3.21
3.18
15807
3.21
3.18
15812
3.21
3.18
15817
3.21
3.24
15822
3.21
3.25
15827
3.21
3.18
15833
3.21
3.18
15838
3.21
3.18
15843
3.21
3.18
15848
3.21
3.18
15853
3.21
3.24
15857
3.21
3.25
15862
3.21
3.24
15867
3.21
3.24
15873
3.21
3.24
15878
3.21
3.24
15883
3.21
3.24
15888
3.21
3.18
15893
3.21
3.18
15898
3.21
3.18
15903
3.21
3.24
15908
3.21
3.25
15913
3.21
3.25
15919
3.21
3.20
15923
3.21
3.24
15928
3.21
3.25
15933
3.21
3.18
15938
3.21
3.25
15943
3.21
3.24
15948
3.21
3.18
15953
3.21
3.18
15959
3.21
3.25
15964
3.21
3.24
15969
3.21
3.25
15974
3.21
3.18
15979
3.21
3.18
15984
3.21
3.24
15989
3.21
3.25
15994
3.21
3.18
16000
3.21
3.18
16005
3.21
3.18
16010
3.21
3.18
16015
3.21
3.25
16020
3.21
3.25
16025
3.21
3.24
16030
3.21
3.18
16035
3.21
3.18
16040
3.21
3.18
16046
3.21
3.25
16051
3.21
3.21
16056
3.21
3.18
16061
3.21
3.18
16066
3.21
3.25
16071
3.21
3.20
16076
3.21
3.24
16081
3.21
3.25
16087
3.21
3.18
16092
3.21
3.18
16097
3.21
3.18
16102
3.21
3.18
16107
3.21
3.24
16112
3.21
3.18
16117
3.21
3.24
16122
3.21
3.24
16128
3.21
3.18
16133
3.21
3.18
16138
3.21
3.24
16143
3.21
3.24
16148
3.21
3.25
16153
3.21
3.19
16158
3.21
3.18
16163
3.21
3.18
16168
3.21
3.25
16173
3.21
3.25
16178
3.21
3.18
16183
3.21
3.25
16188
3.21
3.25
16193
3.21
3.18
16198
3.21
3.18
16203
3.21
3.18
16208
3.21
3.24
16214
3.21
3.25
16219
3.21
3.18
16224
3.21
3.24
16229
3.21
3.24
16233
3.21
3.25
16238
3.21
3.18
16243
3.21
3.18
16248
3.21
3.18
16253
3.21
3.18
16259
3.21
3.18
16264
3.21
3.18
16269
3.21
3.18
16274
3.21
3.24
16279
3.21
3.18
16284
3.21
3.18
16289
3.21
3.18
16294
3.21
3.25
16300
3.21
3.25
16305
3.21
3.24
16310
3.21
3.25
16315
3.21
3.18
16320
3.21
3.24
16325
3.21
3.18
16330
3.21
3.18
16335
3.21
3.25
16340
3.21
3.18
16346
3.21
3.18
16351
3.21
3.18
16356
3.21
3.18
16361
3.21
3.18
16366
3.21
3.24
16371
3.21
3.25
16376
3.21
3.25
16381
3.21
3.18
16387
3.21
3.18
16392
3.21
3.18
16397
3.21
3.18
16402
3.21
3.24
16407
3.21
3.18
16412
3.21
3.18
16417
3.21
3.25
16422
3.21
3.19
16428
3.21
3.25
16433
3.21
3.18
16438
3.21
3.18
16443
3.21
3.18
16448
3.21
3.18
16453
3.21
3.18
16458
3.21
3.18
16463
3.21
3.24
16468
3.21
3.18
16474
3.21
3.18
16479
3.21
3.25
16484
3.21
3.24
16488
3.21
3.18
16493
3.21
3.19
16498
3.21
3.25
16503
3.21
3.24
16508
3.21
3.25
16514
3.21
3.25
16519
3.21
3.24
16524
3.21
3.18
16529
3.21
3.24
16534
3.21
3.25
16539
3.21
3.25
16544
3.21
3.24
16548
3.21
3.25
16553
3.21
3.25
16559
3.21
3.18
16564
3.21
3.18
16569
3.21
3.18
16574
3.21
3.18
16579
3.21
3.18
16584
3.21
3.18
16589
3.21
3.18
16594
3.21
3.18
16600
3.21
3.18
16605
3.21
3.18
16609
3.21
3.18
16614
3.21
3.24
16619
3.21
3.18
16624
3.21
3.25
16629
3.21
3.25
16634
3.21
3.18
16640
3.21
3.25
16645
3.21
3.18
16650
3.21
3.18
16655
3.21
3.25
16660
3.21
3.25
16665
3.21
3.18
16670
3.21
3.18
16675
3.21
3.23
16680
3.21
3.18
16686
3.21
3.18
16691
3.21
3.25
16696
3.21
3.18
16701
3.21
3.18
16706
3.21
3.24
16711
3.21
3.18
16716
3.21
3.25
16721
3.21
3.25
16727
3.21
3.18
16732
3.21
3.18
16737
3.21
3.25
16742
3.21
3.25
16747
3.21
3.18
16752
3.21
3.25
16757
3.21
3.24
16762
3.21
3.18
16768
3.21
3.18
16773
3.21
3.25
16778
3.21
3.18
16783
3.21
3.18
16788
3.21
3.24
16793
3.21
3.25
16797
3.21
3.24
16802
3.21
3.24
16807
3.21
3.18
16813
3.21
3.25
16818
3.21
3.24
16823
3.21
3.18
16827
3.21
3.25
16832
3.21
3.18
16837
3.21
3.25
16842
3.21
3.18
16847
3.21
3.18
16852
3.21
3.18
16858
3.21
3.18
16862
3.21
3.24
16867
3.21
3.18
16872
3.21
3.24
16877
3.21
3.18
16882
3.21
3.24
16887
3.21
3.18
16891
3.21
3.25
16897
3.21
3.18
16902
3.21
3.24
16907
3.21
3.25
16912
3.21
3.20
16917
3.21
3.24
16921
3.21
3.25
16926
3.21
3.24
16931
3.21
3.25
16936
3.21
3.20
16942
3.21
3.25
16947
3.21
3.18
16951
3.21
3.25
16956
3.21
3.25
16961
3.21
3.18
16966
3.21
3.25
16971
3.21
3.18
16976
3.21
3.18
16982
3.21
3.18
16986
3.21
3.18
16991
3.21
3.25
16996
3.21
3.24
17001
3.21
3.25
17006
3.21
3.24
17011
3.21
3.18
17015
3.21
3.18
17020
3.21
3.18
17026
3.21
3.25
17031
3.21
3.18
17036
3.21
3.18
17041
3.21
3.24
17045
3.21
3.25
17050
3.21
3.19
17055
3.21
3.25
17060
3.21
3.18
17065
3.21
3.18
17071
3.21
3.25
17075
3.21
3.24
17080
3.21
3.18
17085
3.21
3.24
17090
3.21
3.25
17095
3.21
3.18
17100
3.21
3.25
17104
3.21
3.18
17110
3.21
3.24
17115
3.21
3.18
17120
3.21
3.18
17125
3.21
3.25
17129
3.21
3.18
17134
3.21
3.18
17139
3.21
3.25
17144
3.21
3.18
17149
3.21
3.18
17154
3.21
3.25
17159
3.21
3.24
17164
3.21
3.25
17169
3.21
3.25
17174
3.21
3.18
17179
3.21
3.18
17183
3.21
3.24
17188
3.21
3.25
17193
3.21
3.18
17199
3.21
3.18
17204
3.21
3.24
17209
3.21
3.25
17214
3.21
3.18
17218
3.21
3.18
17223
3.21
3.18
17228
3.21
3.18
17233
3.21
3.25
17239
3.21
3.18
17244
3.21
3.18
17248
3.21
3.19
17253
3.21
3.18
17258
3.21
3.25
17263
3.21
3.18
17268
3.21
3.25
17273
3.21
3.18
17278
3.21
3.18
17283
3.21
3.24
17288
3.21
3.18
17293
3.21
3.24
17298
3.21
3.18
17303
3.21
3.24
17308
3.21
3.18
17312
3.21
3.24
17317
3.21
3.18
17323
3.21
3.24
17328
3.21
3.18
17333
3.21
3.25
17338
3.21
3.25
17342
3.21
3.18
17347
3.21
3.25
17352
3.21
3.18
17357
3.21
3.18
17362
3.21
3.18
17368
3.21
3.18
17372
3.21
3.24
17377
3.21
3.24
17382
3.21
3.24
17387
3.21
3.18
17392
3.21
3.24
17397
3.21
3.25
17402
3.21
3.18
17406
3.21
3.24
17412
3.21
3.18
17417
2.52
3.25
17422
2.52
3.20
17427
2.52
2.99
17432
2.52
2.85
17438
2.52
2.81
17443
2.52
2.66
17448
2.52
2.60
17454
2.52
2.54
17459
2.52
2.50
17464
2.52
2.47
17469
2.52
2.44
17474
2.52
2.43
17479
2.52
2.41
17484
2.52
2.40
17489
2.52
2.40
17495
2.52
2.40
17500
2.52
2.46
17505
2.52
2.39
17510
2.52
2.46
17515
2.52
2.40
17520
2.52
2.39
17525
2.52
2.40
17530
2.52
2.40
17536
2.52
2.40
17541
2.52
2.47
17546
2.52
2.41
17551
2.52
2.48
17556
2.52
2.42
17561
2.52
2.41
17566
2.52
2.41
17571
2.52
2.41
17575
2.52
2.42
17582
2.52
2.42
17587
2.52
2.48
17592
2.52
2.43
17597
2.52
2.50
17602
2.52
2.44
17607
2.52
2.51
17612
2.52
2.45
17617
2.52
2.45
17623
2.52
2.45
17628
2.52
2.46
17633
2.52
2.46
17638
2.52
2.47
17643
2.52
2.48
17648
2.52
2.48
17653
2.52
2.48
17658
2.52
2.48
17664
2.52
2.48
17669
2.52
2.49
17674
2.52
2.49
17679
2.52
2.49
17684
2.52
2.49
17689
2.52
2.49
17694
2.52
2.49
17699
2.52
2.49
17704
2.52
2.49
17710
2.52
2.56
17715
2.52
2.49
17720
2.52
2.49
17725
2.52
2.49
17730
2.52
2.49
17735
2.52
2.49
17740
2.52
2.49
17745
2.52
2.49
17751
2.52
2.49
17756
2.52
2.49
17761
2.52
2.49
17766
2.52
2.49
17771
2.52
2.49
17776
2.52
2.55
17781
2.52
2.49
17786
2.52
2.49
17792
2.52
2.49
17797
2.52
2.49
17802
2.52
2.49
17807
2.52
2.55
17812
2.52
2.49
17817
2.52
2.49
17822
2.52
2.49
17827
2.52
2.49
17832
2.52
2.49
17838
2.52
2.49
17843
2.52
2.49
17848
2.52
2.55
17853
2.52
2.49
17858
2.52
2.55
17863
2.52
2.49
17868
2.52
2.49
17873
2.52
2.49
17880
2.52
2.49
17884
2.52
2.48
17890
2.52
2.55
17895
2.52
2.49
17900
2.52
2.49
17905
2.52
2.55
17910
2.52
2.49
17915
2.52
2.49
17921
2.52
2.55
17926
2.52
2.48
17931
2.52
2.50
17936
2.52
2.48
17941
2.52
2.50
17946
2.52
2.55
17951
2.52
2.55
17956
2.52
2.49
17960
2.52
2.49
17966
2.52
2.49
17971
2.52
2.48
17976
2.52
2.55
17981
2.52
2.48
17986
2.52
2.55
17991
2.52
2.55
17996
2.52
2.55
18001
2.52
2.48
18007
2.52
2.49
18012
2.52
2.49
18017
2.52
2.49
18022
2.52
2.48
18027
2.52
2.55
18032
2.52
2.48
18037
2.52
2.49
18042
2.52
2.48
18048
2.52
2.48
18053
2.52
2.49
18058
2.52
2.49
18063
2.52
2.48
18068
2.52
2.55
18073
2.52
2.48
18078
2.52
2.48
18083
2.52
2.49
18089
2.52
2.48
18094
2.52
2.48
18100
2.52
2.55
18105
2.52
2.49
18110
2.52
2.48
18115
2.52
2.49
18120
2.52
2.48
18125
2.52
2.49
18130
2.52
2.48
18136
2.52
2.49
18141
2.52
2.49
18146
2.52
2.55
18151
2.52
2.48
18156
2.52
2.48
18161
2.52
2.55
18166
2.52
2.48
18171
2.52
2.55
18177
2.52
2.48
18182
2.52
2.48
18187
2.52
2.55
18191
2.52
2.49
18196
2.52
2.49
18201
2.52
2.48
18206
2.52
2.54
18211
2.52
2.48
18216
2.52
2.53
18222
2.52
2.48
18227
2.52
2.48
18232
2.52
2.48
18237
2.52
2.54
18242
2.52
2.55
18247
2.52
2.48
18252
2.52
2.48
18257
2.52
2.55
18263
2.52
2.55
18268
2.52
2.55
18273
2.52
2.55
18278
2.52
2.49
18283
2.52
2.48
18288
2.52
2.49
18293
2.52
2.48
18298
2.52
2.48
18304
2.52
2.48
18310
2.52
2.55
18314
2.52
2.48
18320
2.52
2.48
18325
2.52
2.48
18330
2.52
2.48
18335
2.52
2.48
18340
2.52
2.48
18345
2.52
2.48
18351
2.52
2.48
18356
2.52
2.48
18361
2.52
2.48
18366
2.52
2.48
18371
2.52
2.48
18376
2.52
2.48
18381
2.52
2.48
18386
2.52
2.55
18392
2.52
2.48
18397
2.52
2.48
18402
2.52
2.48
18407
2.52
2.55
18412
2.52
2.48
18417
2.52
2.48
18422
2.52
2.48
18427
2.52
2.48
18432
2.52
2.48
18437
2.52
2.49
18442
2.52
2.48
18447
2.52
2.48
18452
2.52
2.48
18457
2.52
2.54
18462
2.52
2.55
18467
2.52
2.49
18472
2.52
2.48
18478
2.52
2.48
18483
2.52
2.48
18488
2.52
2.55
18493
2.52
2.49
18498
2.52
2.55
18503
2.52
2.51
18509
2.52
2.49
18514
2.52
2.48
18520
2.52
2.48
18525
2.52
2.48
18530
2.52
2.49
18535
2.52
2.48
18540
2.52
2.48
18545
2.52
2.48
18550
2.52
2.48
18555
2.52
2.48
18561
2.52
2.55
18566
2.52
2.48
18571
2.52
2.55
18576
2.52
2.49
18581
2.52
2.48
18586
2.52
2.54
18591
2.52
2.48
18596
2.52
2.48
18601
2.52
2.55
18607
2.52
2.55
18612
2.52
2.49
18617
2.52
2.48
18622
2.52
2.48
18627
2.52
2.48
18632
2.52
2.48
18637
2.52
2.48
18642
2.52
2.48
18648
2.52
2.48
18653
2.52
2.48
18658
2.52
2.48
18663
2.52
2.48
18668
2.52
2.48
18672
2.52
2.48
18677
2.52
2.48
18683
2.52
2.48
18688
2.52
2.49
18694
2.52
2.55
18698
2.52
2.48
18704
2.52
2.48
18709
2.52
2.48
18714
2.52
2.48
18719
2.52
2.48
18724
2.52
2.48
18729
2.52
2.48
18735
2.52
2.48
18740
2.52
2.55
18745
2.52
2.48
18750
2.52
2.48
18755
2.52
2.48
18760
2.52
2.48
18765
2.52
2.48
18770
2.52
2.55
18776
2.52
2.48
18781
2.52
2.48
18786
2.52
2.48
18791
2.52
2.48
18796
2.52
2.48
18801
2.52
2.55
18806
2.52
2.48
18811
2.52
2.48
18817
2.52
2.54
18822
2.52
2.48
18827
2.52
2.55
18832
2.52
2.55
18837
2.52
2.48
18842
2.52
2.48
18847
2.52
2.48
18852
2.52
2.48
18857
2.52
2.48
18863
2.52
2.48
18868
2.52
2.48
18873
2.52
2.48
18878
2.52
2.54
18883
2.52
2.48
18888
2.52
2.53
18893
2.52
2.55
18898
2.52
2.55
18904
2.52
2.48
18909
2.52
2.48
18914
2.52
2.55
18919
2.52
2.48
18924
2.52
2.48
18929
2.52
2.48
18934
2.52
2.48
18939
2.52
2.55
18945
2.52
2.48
18950
2.52
2.48
18955
2.52
2.48
18960
2.52
2.48
18965
2.52
2.48
18970
2.52
2.48
18975
2.52
2.48
18980
2.52
2.48
18985
2.52
2.48
18991
2.52
2.48
18996
2.52
2.48
19001
2.52
2.55
19006
2.52
2.48
19011
2.52
2.48
19016
2.52
2.53
19021
2.52
2.48
19026
2.52
2.48
19032
2.52
2.48
19037
2.52
2.48
19042
2.52
2.55
19047
2.52
2.55
19052
2.52
2.48
19057
2.52
2.48
19062
2.52
2.48
19067
2.52
2.48
19073
2.52
2.48
19078
2.52
2.55
19083
2.52
2.48
19088
2.52
2.48
19093
2.52
2.48
19098
2.52
2.54
19103
2.52
2.48
19108
2.52
2.48
19113
2.52
2.48
19119
2.52
2.48
19124
2.52
2.48
19129
2.52
2.48
19134
2.52
2.48
19139
2.52
2.48
19144
2.52
2.55
19149
2.52
2.55
19154
2.52
2.48
19160
2.52
2.55
19165
2.52
2.49
19170
2.52
2.48
19175
2.52
2.49
19180
2.52
2.48
19185
2.52
2.48
19190
2.52
2.48
19195
2.52
2.48
19201
2.52
2.48
19206
2.52
2.48
19211
2.52
2.48
19216
2.52
2.48
19221
2.52
2.48
19226
2.52
2.52
19231
2.52
2.48
19236
2.52
2.48
19241
2.52
2.55
19247
2.52
2.48
19253
2.52
2.55
19257
2.52
2.48
19263
2.52
2.51
19268
2.52
2.55
19273
2.52
2.50
19278
2.52
2.48
19282
2.52
2.48
19288
2.52
2.48
19293
2.52
2.48
19298
2.52
2.55
19303
2.52
2.48
19308
2.52
2.54
19313
2.52
2.55
19318
2.52
2.48
19323
2.52
2.48
19329
2.52
2.49
19334
2.52
2.55
19339
2.52
2.54
19344
2.52
2.48
19349
2.52
2.48
19354
2.52
2.48
19359
2.52
2.55
19364
2.52
2.48
19369
2.52
2.55
19375
2.52
2.49
19380
2.52
2.55
19385
2.52
2.48
19390
2.52
2.48
19395
2.52
2.48
19400
2.52
2.48
19405
2.52
2.48
19410
2.52
2.48
19416
2.52
2.48
19422
2.52
2.48
19427
2.52
2.49
19432
2.52
2.48
19437
2.52
2.48
19442
2.52
2.49
19447
3.21
2.48
19452
3.21
2.55
19458
3.21
2.82
19463
3.21
2.90
19468
3.21
3.07
19473
3.21
3.06
19478
3.21
3.10
19483
3.21
3.19
19488
3.21
3.21
19493
3.21
3.16
19499
3.21
3.17
19504
3.21
3.24
19509
3.21
3.25
19513
3.21
3.19
19518
3.21
3.19
19523
3.21
3.20
19528
3.21
3.20
19533
3.21
3.20
19538
3.21
3.20
19544
3.21
3.20
19549
3.21
3.21
19554
3.21
3.27
19559
3.21
3.21
19564
3.21
3.27
19569
3.21
3.21
19574
3.21
3.21
19578
3.21
3.26
19584
3.21
3.26
19589
3.21
3.20
19594
3.21
3.20
19599
3.21
3.20
19604
3.21
3.20
19609
3.21
3.26
19614
3.21
3.26
19619
3.21
3.20
19624
3.21
3.20
19630
3.21
3.26
19635
3.21
3.20
19640
3.21
3.26
19645
3.21
3.19
19650
3.21
3.26
19655
3.21
3.20
19660
3.21
3.26
19665
3.21
3.26
19671
3.21
3.20
19676
3.21
3.20
19681
3.21
3.20
19686
3.21
3.20
19691
3.21
3.19
19696
3.21
3.19
19701
3.21
3.26
19706
3.21
3.19
19712
3.21
3.26
19717
3.21
3.25
19722
3.21
3.25
19727
3.21
3.26
19732
3.21
3.25
19737
3.21
3.18
19742
3.21
3.18
19747
3.21
3.19
19752
3.21
3.25
19758
3.21
3.21
19763
3.21
3.24
19768
3.21
3.18
19773
3.21
3.25
19778
3.21
3.18
19783
3.21
3.25
19788
3.21
3.18
19793
3.21
3.25
19799
3.21
3.19
19804
3.21
3.18
19809
3.21
3.25
19814
3.21
3.18
19819
3.21
3.18
19824
3.21
3.25
19829
3.21
3.25
19833
3.21
3.18
19838
3.21
3.18
19844
3.21
3.18
19849
3.21
3.18
19854
3.21
3.18
19859
3.21
3.25
19864
3.21
3.25
19869
3.21
3.25
19874
3.21
3.18
19879
3.21
3.18
19885
3.21
3.18
19890
3.21
3.25
19895
3.21
3.19
19899
3.21
3.18
19904
3.21
3.18
19909
3.21
3.18
19914
3.21
3.18
19919
3.21
3.18
19924
3.21
3.18
19930
3.21
3.25
19935
3.21
3.25
19940
3.21
3.25
19945
3.21
3.25
19950
3.21
3.18
19955
3.21
3.18
19960
3.21
3.19
19965
3.21
3.25
19971
3.21
3.18
19976
3.21
3.25
19981
3.21
3.18
19986
3.21
3.18
19991
3.21
3.25
19996
3.21
3.25
20001
3.21
3.18
20006
3.21
3.18
20012
3.21
3.18
20017
3.21
3.18
20022
3.21
3.18
20027
3.21
3.18
20032
3.21
3.25
20037
3.21
3.25
20042
3.21
3.18
20047
3.21
3.18
20052
3.21
3.18
20058
3.21
3.18
20063
3.21
3.25
20068
3.21
3.25
20073
3.21
3.18
20078
3.21
3.18
20083
3.21
3.25
20088
3.21
3.19
20093
3.21
3.18
20099
3.21
3.18
20104
3.21
3.19
20109
3.21
3.19
20114
3.21
3.18
20119
3.21
3.25
20124
3.21
3.18
20129
3.21
3.25
20134
3.21
3.18
20140
3.21
3.18
20145
3.21
3.25
20149
3.21
3.18
20154
3.21
3.25
20159
3.21
3.25
20164
3.21
3.25
20169
3.21
3.25
20174
3.21
3.18
20179
3.21
3.18
20185
3.21
3.18
20190
3.21
3.18
20195
3.21
3.19
20200
3.21
3.25
20205
3.21
3.25
20209
3.21
3.25
20214
3.21
3.25
20219
3.21
3.25
20225
3.21
3.25
20230
3.21
3.25
20235
3.21
3.19
20240
3.21
3.19
20245
3.21
3.19
20250
3.21
3.25
20255
3.21
3.25
20260
3.21
3.25
20265
3.21
3.25
20271
3.21
3.25
20275
3.21
3.25
20280
3.21
3.25
20285
3.21
3.25
20290
3.21
3.25
20295
3.21
3.25
20300
3.21
3.18
20305
3.21
3.18
20311
3.21
3.25
20316
3.21
3.18
20321
3.21
3.25
20326
3.21
3.25
20331
3.21
3.18
20336
3.21
3.18
20341
3.21
3.25
20346
3.21
3.18
20352
3.21
3.18
20357
3.21
3.18
20362
3.21
3.18
20367
3.21
3.18
20372
3.21
3.25
20377
3.21
3.18
20382
3.21
3.18
20387
3.21
3.18
20392
3.21
3.18
20398
3.21
3.19
20403
3.21
3.25
20408
3.21
3.25
20413
3.21
3.25
20418
3.21
3.25
20423
3.21
3.18
20428
3.21
3.18
20433
3.21
3.25
20439
3.21
3.25
20444
3.21
3.18
20449
3.21
3.18
20454
3.21
3.25
20459
3.21
3.21
20464
3.21
3.18
20469
3.21
3.25
20474
3.21
3.18
20480
3.21
3.19
20485
3.21
3.25
20490
3.21

];

v = vec(1:3:end);

t = vec(2:3:end) - vec(2);

ref = vec(3:3:end);

figure();
plot(t, v);

hold on;

plot(t, ref);
